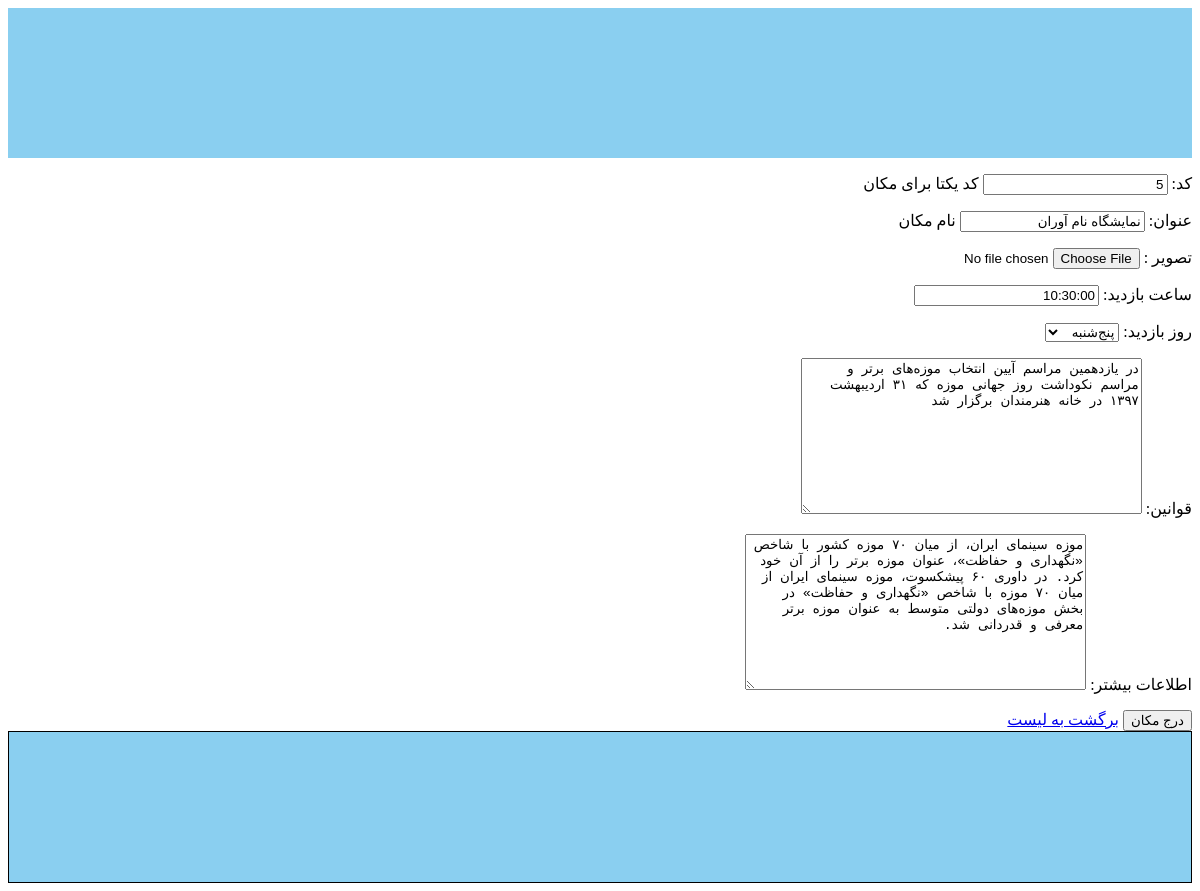
The page /introduction/update/5 on the database its author committed.
### apps/introduction/models.py (models this page shows, shortened)
class Place (models.Model):
    code = models.CharField(max_length=50 , unique=True , help_text='کد یکتا برای مکان',verbose_name='کد')
    title = models.CharField(max_length=50 , help_text='نام مکان',verbose_name='عنوان')
    main_image = models.ImageField(upload_to='places/main_image', blank=True ,null=True,verbose_name='تصویر ')
    visiting_hours = models.CharField(max_length=255 , blank=True , null=True , verbose_name='ساعت بازدید')
    OPEN_DAY_CHOISES = [
        ('sat', 'شنبه'),
        ('sun', 'یک‌شنبه'),
        ('mon', 'دوشنبه'),
        ('tue', 'سه‌شنبه'),
        ('wed', 'چهارشنبه'),
        ('thu', 'پنج‌شنبه'),
        ('fri', 'جمعه'),
    ]
    open_days = models.CharField(max_length=100, choices=OPEN_DAY_CHOISES ,blank=True,null=True,verbose_name='روز بازدید')
    regulations = models.TextField(blank=True , null=True ,verbose_name='قوانین')
    more_info = models.TextField(blank=True,null=True,verbose_name='اطلاعات بیشتر')
    created_at = models.DateTimeField(auto_now_add=True,verbose_name='تاریخ ثبت مکان')

### apps/introduction/views.py (the view)
# urls.py: path('update/<int:pk>',PlaceUpdate.as_view(),name='PlaceUpdate'),
class PlaceUpdate(UpdateView):
    model=Place
    fields='__all__'
    success_url='/introduction/list/'

### templates/introduction/Place_form.html (shortened to what this page needs)
{% extends 'base.html' %}
{% block content %}
    <form action="" method="post">
        {{form.as_p}}
        <input type="submit" value="درج مکان">
        <a href="{% url 'Placelist' %}">برگشت به لیست</a>
    </form>
{% endblock content %}

### static/css/style.css (style rules this page uses)
body { direction: rtl; }

### rows shown on the page
Place: code "5", title "نمایشگاه نام آوران", visiting_hours "10:30:00", open_days "پنج‌شنبه", regulations "در یازدهمین مراسم آیین انتخاب موزه‌های برتر و مراسم نکوداشت روز جهانی موزه که ۳۱ اردیبهشت ۱۳۹۷ در خانه هنرمندان برگزار شد", more_info "موزه سینمای ایران، از میان ۷۰ موزه کشور با شاخص «نگهداری و حفاظت»، عنوان موزه برتر را از آن خود کرد. در داوری ۶۰ پیشکسوت، موزه سینمای ایران از میان ۷۰ موزه با شاخص «نگهداری و حفاظت» در بخش موزه‌های دولتی متوسط به عنوان موزه برتر معرفی و قدردانی شد."
